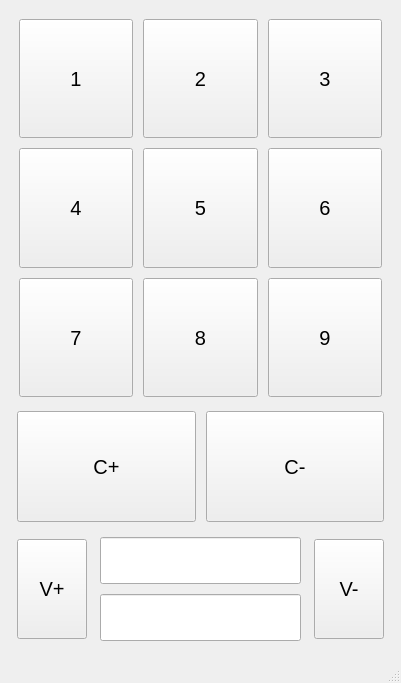
<?xml version="1.0" encoding="UTF-8"?>
<ui version="4.0">
 <class>MainWindow</class>
 <widget class="QMainWindow" name="MainWindow">
  <property name="geometry">
   <rect>
    <x>0</x>
    <y>0</y>
    <width>401</width>
    <height>683</height>
   </rect>
  </property>
  <property name="sizePolicy">
   <sizepolicy hsizetype="Fixed" vsizetype="Fixed">
    <horstretch>0</horstretch>
    <verstretch>0</verstretch>
   </sizepolicy>
  </property>
  <property name="windowTitle">
   <string>MainWindow</string>
  </property>
  <widget class="QWidget" name="centralwidget">
   <layout class="QGridLayout" name="gridLayout">
    <item row="1" column="0">
     <layout class="QVBoxLayout" name="verticalLayout" stretch="10,3,3">
      <property name="leftMargin">
       <number>5</number>
      </property>
      <property name="topMargin">
       <number>5</number>
      </property>
      <property name="rightMargin">
       <number>5</number>
      </property>
      <property name="bottomMargin">
       <number>5</number>
      </property>
      <item>
       <layout class="QGridLayout" name="gridLayout_2">
        <property name="leftMargin">
         <number>5</number>
        </property>
        <property name="topMargin">
         <number>5</number>
        </property>
        <property name="rightMargin">
         <number>5</number>
        </property>
        <property name="bottomMargin">
         <number>5</number>
        </property>
        <property name="spacing">
         <number>10</number>
        </property>
        <item row="0" column="1">
         <widget class="QPushButton" name="pushButton_3">
          <property name="sizePolicy">
           <sizepolicy hsizetype="Expanding" vsizetype="Expanding">
            <horstretch>0</horstretch>
            <verstretch>0</verstretch>
           </sizepolicy>
          </property>
          <property name="font">
           <font>
            <pointsize>15</pointsize>
           </font>
          </property>
          <property name="text">
           <string>2</string>
          </property>
         </widget>
        </item>
        <item row="1" column="0">
         <widget class="QPushButton" name="pushButton_2">
          <property name="sizePolicy">
           <sizepolicy hsizetype="Expanding" vsizetype="Expanding">
            <horstretch>0</horstretch>
            <verstretch>0</verstretch>
           </sizepolicy>
          </property>
          <property name="font">
           <font>
            <pointsize>15</pointsize>
           </font>
          </property>
          <property name="text">
           <string>4</string>
          </property>
         </widget>
        </item>
        <item row="0" column="0">
         <widget class="QPushButton" name="pushButton">
          <property name="sizePolicy">
           <sizepolicy hsizetype="Expanding" vsizetype="Expanding">
            <horstretch>0</horstretch>
            <verstretch>0</verstretch>
           </sizepolicy>
          </property>
          <property name="font">
           <font>
            <pointsize>15</pointsize>
           </font>
          </property>
          <property name="text">
           <string>1</string>
          </property>
         </widget>
        </item>
        <item row="0" column="2">
         <widget class="QPushButton" name="pushButton_4">
          <property name="sizePolicy">
           <sizepolicy hsizetype="Expanding" vsizetype="Expanding">
            <horstretch>0</horstretch>
            <verstretch>0</verstretch>
           </sizepolicy>
          </property>
          <property name="font">
           <font>
            <pointsize>15</pointsize>
           </font>
          </property>
          <property name="text">
           <string>3</string>
          </property>
         </widget>
        </item>
        <item row="2" column="0">
         <widget class="QPushButton" name="pushButton_5">
          <property name="sizePolicy">
           <sizepolicy hsizetype="Expanding" vsizetype="Expanding">
            <horstretch>0</horstretch>
            <verstretch>0</verstretch>
           </sizepolicy>
          </property>
          <property name="font">
           <font>
            <pointsize>15</pointsize>
           </font>
          </property>
          <property name="text">
           <string>7</string>
          </property>
         </widget>
        </item>
        <item row="1" column="1">
         <widget class="QPushButton" name="pushButton_6">
          <property name="sizePolicy">
           <sizepolicy hsizetype="Expanding" vsizetype="Expanding">
            <horstretch>0</horstretch>
            <verstretch>0</verstretch>
           </sizepolicy>
          </property>
          <property name="font">
           <font>
            <pointsize>15</pointsize>
           </font>
          </property>
          <property name="text">
           <string>5</string>
          </property>
         </widget>
        </item>
        <item row="1" column="2">
         <widget class="QPushButton" name="pushButton_7">
          <property name="sizePolicy">
           <sizepolicy hsizetype="Expanding" vsizetype="Expanding">
            <horstretch>0</horstretch>
            <verstretch>0</verstretch>
           </sizepolicy>
          </property>
          <property name="font">
           <font>
            <pointsize>15</pointsize>
           </font>
          </property>
          <property name="text">
           <string>6</string>
          </property>
         </widget>
        </item>
        <item row="2" column="1">
         <widget class="QPushButton" name="pushButton_8">
          <property name="sizePolicy">
           <sizepolicy hsizetype="Expanding" vsizetype="Expanding">
            <horstretch>0</horstretch>
            <verstretch>0</verstretch>
           </sizepolicy>
          </property>
          <property name="font">
           <font>
            <pointsize>15</pointsize>
           </font>
          </property>
          <property name="text">
           <string>8</string>
          </property>
         </widget>
        </item>
        <item row="2" column="2">
         <widget class="QPushButton" name="pushButton_9">
          <property name="sizePolicy">
           <sizepolicy hsizetype="Expanding" vsizetype="Expanding">
            <horstretch>0</horstretch>
            <verstretch>0</verstretch>
           </sizepolicy>
          </property>
          <property name="font">
           <font>
            <pointsize>15</pointsize>
           </font>
          </property>
          <property name="text">
           <string>9</string>
          </property>
         </widget>
        </item>
       </layout>
      </item>
      <item>
       <layout class="QHBoxLayout" name="horizontalLayout">
        <property name="spacing">
         <number>10</number>
        </property>
        <property name="leftMargin">
         <number>3</number>
        </property>
        <property name="topMargin">
         <number>3</number>
        </property>
        <property name="rightMargin">
         <number>3</number>
        </property>
        <property name="bottomMargin">
         <number>3</number>
        </property>
        <item>
         <widget class="QPushButton" name="pushButton_10">
          <property name="sizePolicy">
           <sizepolicy hsizetype="Expanding" vsizetype="Expanding">
            <horstretch>0</horstretch>
            <verstretch>0</verstretch>
           </sizepolicy>
          </property>
          <property name="font">
           <font>
            <pointsize>15</pointsize>
           </font>
          </property>
          <property name="text">
           <string>C+</string>
          </property>
         </widget>
        </item>
        <item>
         <widget class="QPushButton" name="pushButton_11">
          <property name="sizePolicy">
           <sizepolicy hsizetype="Expanding" vsizetype="Expanding">
            <horstretch>0</horstretch>
            <verstretch>0</verstretch>
           </sizepolicy>
          </property>
          <property name="font">
           <font>
            <pointsize>15</pointsize>
           </font>
          </property>
          <property name="text">
           <string>C-</string>
          </property>
         </widget>
        </item>
       </layout>
      </item>
      <item>
       <layout class="QHBoxLayout" name="horizontalLayout_2">
        <property name="spacing">
         <number>10</number>
        </property>
        <property name="leftMargin">
         <number>3</number>
        </property>
        <property name="topMargin">
         <number>3</number>
        </property>
        <property name="rightMargin">
         <number>3</number>
        </property>
        <property name="bottomMargin">
         <number>3</number>
        </property>
        <item>
         <widget class="QPushButton" name="pushButton_12">
          <property name="sizePolicy">
           <sizepolicy hsizetype="Fixed" vsizetype="Fixed">
            <horstretch>0</horstretch>
            <verstretch>0</verstretch>
           </sizepolicy>
          </property>
          <property name="minimumSize">
           <size>
            <width>50</width>
            <height>0</height>
           </size>
          </property>
          <property name="maximumSize">
           <size>
            <width>70</width>
            <height>100</height>
           </size>
          </property>
          <property name="font">
           <font>
            <pointsize>15</pointsize>
           </font>
          </property>
          <property name="text">
           <string>V+</string>
          </property>
         </widget>
        </item>
        <item>
         <layout class="QVBoxLayout" name="verticalLayout_2">
          <property name="spacing">
           <number>10</number>
          </property>
          <property name="leftMargin">
           <number>3</number>
          </property>
          <property name="topMargin">
           <number>3</number>
          </property>
          <property name="rightMargin">
           <number>3</number>
          </property>
          <property name="bottomMargin">
           <number>3</number>
          </property>
          <item>
           <widget class="QLineEdit" name="lineEdit">
            <property name="sizePolicy">
             <sizepolicy hsizetype="Expanding" vsizetype="Expanding">
              <horstretch>0</horstretch>
              <verstretch>0</verstretch>
             </sizepolicy>
            </property>
            <property name="font">
             <font>
              <pointsize>15</pointsize>
             </font>
            </property>
            <property name="alignment">
             <set>Qt::AlignCenter</set>
            </property>
            <property name="readOnly">
             <bool>true</bool>
            </property>
           </widget>
          </item>
          <item>
           <widget class="QLineEdit" name="lineEdit_2">
            <property name="sizePolicy">
             <sizepolicy hsizetype="Expanding" vsizetype="Expanding">
              <horstretch>0</horstretch>
              <verstretch>0</verstretch>
             </sizepolicy>
            </property>
            <property name="font">
             <font>
              <pointsize>15</pointsize>
             </font>
            </property>
            <property name="alignment">
             <set>Qt::AlignCenter</set>
            </property>
            <property name="readOnly">
             <bool>true</bool>
            </property>
           </widget>
          </item>
         </layout>
        </item>
        <item>
         <widget class="QPushButton" name="pushButton_13">
          <property name="sizePolicy">
           <sizepolicy hsizetype="Fixed" vsizetype="Fixed">
            <horstretch>0</horstretch>
            <verstretch>0</verstretch>
           </sizepolicy>
          </property>
          <property name="minimumSize">
           <size>
            <width>50</width>
            <height>0</height>
           </size>
          </property>
          <property name="maximumSize">
           <size>
            <width>70</width>
            <height>100</height>
           </size>
          </property>
          <property name="font">
           <font>
            <pointsize>15</pointsize>
           </font>
          </property>
          <property name="text">
           <string>V-</string>
          </property>
         </widget>
        </item>
       </layout>
      </item>
     </layout>
    </item>
   </layout>
  </widget>
  <widget class="QMenuBar" name="menubar">
   <property name="geometry">
    <rect>
     <x>0</x>
     <y>0</y>
     <width>401</width>
     <height>21</height>
    </rect>
   </property>
  </widget>
  <widget class="QStatusBar" name="statusbar"/>
 </widget>
 <resources/>
 <connections>
  <connection>
   <sender>pushButton</sender>
   <signal>clicked()</signal>
   <receiver>MainWindow</receiver>
   <slot>setChannel1()</slot>
   <hints>
    <hint type="sourcelabel">
     <x>76</x>
     <y>87</y>
    </hint>
    <hint type="destinationlabel">
     <x>61</x>
     <y>26</y>
    </hint>
   </hints>
  </connection>
  <connection>
   <sender>pushButton_3</sender>
   <signal>clicked()</signal>
   <receiver>MainWindow</receiver>
   <slot>setChannel2()</slot>
   <hints>
    <hint type="sourcelabel">
     <x>211</x>
     <y>54</y>
    </hint>
    <hint type="destinationlabel">
     <x>210</x>
     <y>26</y>
    </hint>
   </hints>
  </connection>
  <connection>
   <sender>pushButton_4</sender>
   <signal>clicked()</signal>
   <receiver>MainWindow</receiver>
   <slot>setChannel3()</slot>
   <hints>
    <hint type="sourcelabel">
     <x>377</x>
     <y>66</y>
    </hint>
    <hint type="destinationlabel">
     <x>301</x>
     <y>29</y>
    </hint>
   </hints>
  </connection>
  <connection>
   <sender>pushButton_2</sender>
   <signal>clicked()</signal>
   <receiver>MainWindow</receiver>
   <slot>setChannel4()</slot>
   <hints>
    <hint type="sourcelabel">
     <x>72</x>
     <y>204</y>
    </hint>
    <hint type="destinationlabel">
     <x>13</x>
     <y>161</y>
    </hint>
   </hints>
  </connection>
  <connection>
   <sender>pushButton_6</sender>
   <signal>clicked()</signal>
   <receiver>MainWindow</receiver>
   <slot>setChannel5()</slot>
   <hints>
    <hint type="sourcelabel">
     <x>198</x>
     <y>200</y>
    </hint>
    <hint type="destinationlabel">
     <x>260</x>
     <y>159</y>
    </hint>
   </hints>
  </connection>
  <connection>
   <sender>pushButton_7</sender>
   <signal>clicked()</signal>
   <receiver>MainWindow</receiver>
   <slot>setChannel6()</slot>
   <hints>
    <hint type="sourcelabel">
     <x>377</x>
     <y>206</y>
    </hint>
    <hint type="destinationlabel">
     <x>392</x>
     <y>164</y>
    </hint>
   </hints>
  </connection>
  <connection>
   <sender>pushButton_5</sender>
   <signal>clicked()</signal>
   <receiver>MainWindow</receiver>
   <slot>setChannel7()</slot>
   <hints>
    <hint type="sourcelabel">
     <x>84</x>
     <y>325</y>
    </hint>
    <hint type="destinationlabel">
     <x>16</x>
     <y>293</y>
    </hint>
   </hints>
  </connection>
  <connection>
   <sender>pushButton_8</sender>
   <signal>clicked()</signal>
   <receiver>MainWindow</receiver>
   <slot>setChannel8()</slot>
   <hints>
    <hint type="sourcelabel">
     <x>198</x>
     <y>344</y>
    </hint>
    <hint type="destinationlabel">
     <x>261</x>
     <y>290</y>
    </hint>
   </hints>
  </connection>
  <connection>
   <sender>pushButton_9</sender>
   <signal>clicked()</signal>
   <receiver>MainWindow</receiver>
   <slot>setChannel9()</slot>
   <hints>
    <hint type="sourcelabel">
     <x>377</x>
     <y>338</y>
    </hint>
    <hint type="destinationlabel">
     <x>398</x>
     <y>288</y>
    </hint>
   </hints>
  </connection>
  <connection>
   <sender>pushButton_10</sender>
   <signal>clicked()</signal>
   <receiver>MainWindow</receiver>
   <slot>increaseChannel()</slot>
   <hints>
    <hint type="sourcelabel">
     <x>118</x>
     <y>474</y>
    </hint>
    <hint type="destinationlabel">
     <x>9</x>
     <y>420</y>
    </hint>
   </hints>
  </connection>
  <connection>
   <sender>pushButton_11</sender>
   <signal>clicked()</signal>
   <receiver>MainWindow</receiver>
   <slot>decreaseChannel()</slot>
   <hints>
    <hint type="sourcelabel">
     <x>328</x>
     <y>476</y>
    </hint>
    <hint type="destinationlabel">
     <x>391</x>
     <y>417</y>
    </hint>
   </hints>
  </connection>
  <connection>
   <sender>pushButton_12</sender>
   <signal>clicked()</signal>
   <receiver>MainWindow</receiver>
   <slot>increaseVolume()</slot>
   <hints>
    <hint type="sourcelabel">
     <x>54</x>
     <y>585</y>
    </hint>
    <hint type="destinationlabel">
     <x>10</x>
     <y>545</y>
    </hint>
   </hints>
  </connection>
  <connection>
   <sender>pushButton_13</sender>
   <signal>clicked()</signal>
   <receiver>MainWindow</receiver>
   <slot>decreaseVolume()</slot>
   <hints>
    <hint type="sourcelabel">
     <x>383</x>
     <y>582</y>
    </hint>
    <hint type="destinationlabel">
     <x>392</x>
     <y>535</y>
    </hint>
   </hints>
  </connection>
 </connections>
 <slots>
  <slot>setChannel1()</slot>
  <slot>setChannel2()</slot>
  <slot>setChannel3()</slot>
  <slot>setChannel4()</slot>
  <slot>setChannel5()</slot>
  <slot>setChannel6()</slot>
  <slot>setChannel7()</slot>
  <slot>setChannel8()</slot>
  <slot>setChannel9()</slot>
  <slot>increaseChannel()</slot>
  <slot>decreaseChannel()</slot>
  <slot>increaseVolume()</slot>
  <slot>decreaseVolume()</slot>
 </slots>
</ui>
